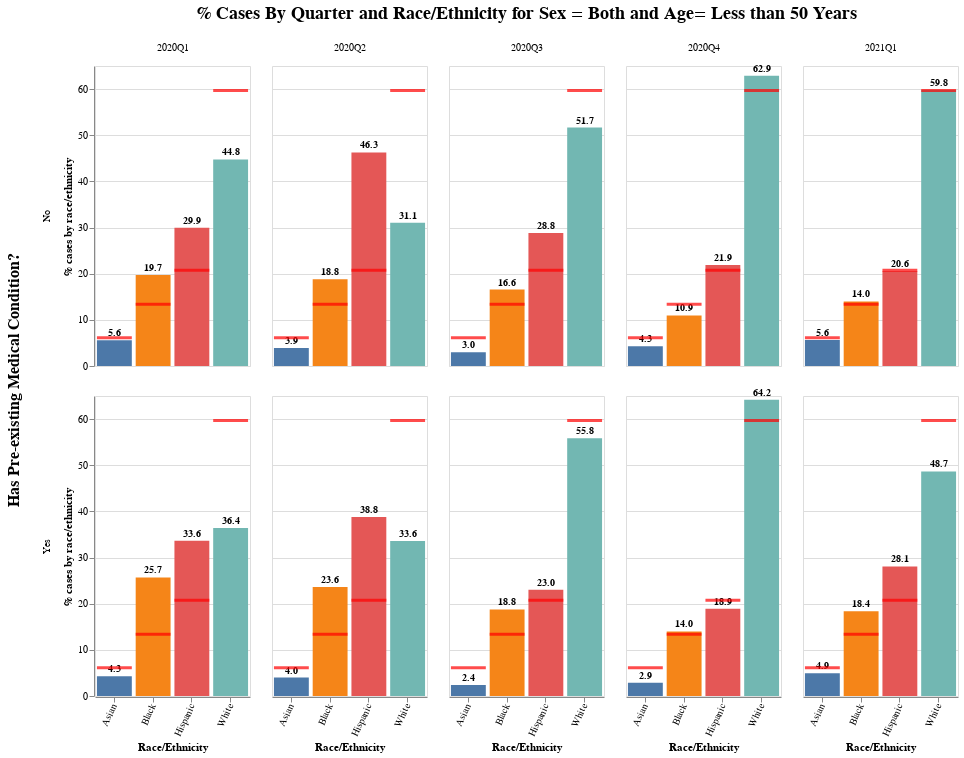

Notebook cell for this chart:
### Code cell
base = alt.Chart(df)
title = '% Cases By Quarter and Race/Ethnicity for Sex = {} and Age= {}'.format(sex, age)

base = base.encode(
    x=alt.X('Race_ethnicity', title='Race/Ethnicity', axis=alt.Axis(labelAngle=-65)),
    y=alt.Y('%cases:Q',title='% cases by race/ethnicity', 
#            scale=alt.Scale(domain=(0, 70))
           )
)

bars = base.mark_bar().encode(
    color=alt.Color('Race_ethnicity', legend=None),
)

text =  base.mark_text(
    dy=-7, size=10, fontStyle='bold'
).encode(
    text=alt.Text('%cases:Q', format=',.1f')
)

tick = base.mark_tick(color='red', thickness=3).encode(x='Race_ethnicity', y='Total_Pop:Q')

plot6 = (bars + text + tick
).properties(
    width=155
).facet(
    column=alt.Column('Quarter', header=alt.Header(titleFontSize=18), title=title),
    row=alt.Row('Medcond', header=alt.Header(titleFontSize=16), title='Has Pre-existing Medical Condition?')
)

plot6

### Figure 1 — Vega-Lite specification as saved in the notebook (floating-point values rounded to 4 significant figures)
{"config": {"view": {"continuousWidth": 400, "continuousHeight": 300}}, "data": {"name": "data-14ac447477e83db2311084b4e94798ec"}, "facet": {"column": {"type": "nominal", "field": "Quarter", "header": {"titleFontSize": 18}, "title": "% Cases By Quarter and Race/Ethnicity for Sex = Both and Age= Less than 50 Years"}, "row": {"type": "nominal", "field": "Medcond", "header": {"titleFontSize": 16}, "title": "Has Pre-existing Medical Condition?"}}, "spec": {"layer": [{"mark": "bar", "encoding": {"color": {"type": "nominal", "field": "Race_ethnicity", "legend": null}, "x": {"type": "nominal", "axis": {"labelAngle": -65}, "field": "Race_ethnicity", "title": "Race/Ethnicity"}, "y": {"type": "quantitative", "field": "%cases", "title": "% cases by race/ethnicity"}}}, {"mark": {"type": "text", "dy": -7, "fontStyle": "bold", "size": 10}, "encoding": {"text": {"type": "quantitative", "field": "%cases", "format": ",.1f"}, "x": {"type": "nominal", "axis": {"labelAngle": -65}, "field": "Race_ethnicity", "title": "Race/Ethnicity"}, "y": {"type": "quantitative", "field": "%cases", "title": "% cases by race/ethnicity"}}}, {"mark": {"type": "tick", "color": "red", "thickness": 3}, "encoding": {"x": {"type": "nominal", "field": "Race_ethnicity"}, "y": {"type": "quantitative", "field": "Total_Pop"}}}], "width": 155}, "$schema": "https://vega.github.io/schema/vega-lite/v4.8.1.json", "datasets": {"data-14ac447477e83db2311084b4e94798ec": [{"Quarter": "2020Q1", "Medcond": "No", "Race_ethnicity": "Asian", "Total_cases": 4134, "Total_deaths": 28, "%cases": 5.594, "%deaths": 5.714, "Total_Pop": 6.143}, {"Quarter": "2020Q1", "Medcond": "No", "Race_ethnicity": "Black", "Total_cases": 14567, "Total_deaths": 167, "%cases": 19.71, "%deaths": 34.08, "Total_Pop": 13.4}, {"Quarter": "2020Q1", "Medcond": "No", "Race_ethnicity": "Hispanic", "Total_cases": 22118, "Total_deaths": 201, "%cases": 29.93, "%deaths": 41.02, "Total_Pop": 20.76}, {"Quarter": "2020Q1", "Medcond": "No", "Race_ethnicity": "White", "Total_cases": 33077, "Total_deaths": 94, "%cases": 44.76, "%deaths": 19.18, "Total_Pop": 59.7}, {"Quarter": "2020Q1", "Medcond": "Yes", "Race_ethnicity": "Asian", "Total_cases": 800, "Total_deaths": 40, "%cases": 4.286, "%deaths": 4.329, "Total_Pop": 6.143}, {"Quarter": "2020Q1", "Medcond": "Yes", "Race_ethnicity": "Black", "Total_cases": 4795, "Total_deaths": 330, "%cases": 25.69, "%deaths": 35.71, "Total_Pop": 13.4}, {"Quarter": "2020Q1", "Medcond": "Yes", "Race_ethnicity": "Hispanic", "Total_cases": 6276, "Total_deaths": 391, "%cases": 33.63, "%deaths": 42.32, "Total_Pop": 20.76}, {"Quarter": "2020Q1", "Medcond": "Yes", "Race_ethnicity": "White", "Total_cases": 6793, "Total_deaths": 163, "%cases": 36.4, "%deaths": 17.64, "Total_Pop": 59.7}, {"Quarter": "2020Q2", "Medcond": "No", "Race_ethnicity": "Asian", "Total_cases": 23835, "Total_deaths": 96, "%cases": 3.907, "%deaths": 5.136, "Total_Pop": 6.143}, {"Quarter": "2020Q2", "Medcond": "No", "Race_ethnicity": "Black", "Total_cases": 114504, "Total_deaths": 534, "%cases": 18.77, "%deaths": 28.57, "Total_Pop": 13.4}, {"Quarter": "2020Q2", "Medcond": "No", "Race_ethnicity": "Hispanic", "Total_cases": 282185, "Total_deaths": 846, "%cases": 46.26, "%deaths": 45.26, "Total_Pop": 20.76}, {"Quarter": "2020Q2", "Medcond": "No", "Race_ethnicity": "White", "Total_cases": 189469, "Total_deaths": 393, "%cases": 31.06, "%deaths": 21.03, "Total_Pop": 59.7}, {"Quarter": "2020Q2", "Medcond": "Yes", "Race_ethnicity": "Asian", "Total_cases": 3539, "Total_deaths": 40, "%cases": 4.006, "%deaths": 3.484, "Total_Pop": 6.143}, {"Quarter": "2020Q2", "Medcond": "Yes", "Race_ethnicity": "Black", "Total_cases": 20869, "Total_deaths": 354, "%cases": 23.62, "%deaths": 30.84, "Total_Pop": 13.4}, {"Quarter": "2020Q2", "Medcond": "Yes", "Race_ethnicity": "Hispanic", "Total_cases": 34276, "Total_deaths": 478, "%cases": 38.8, "%deaths": 41.64, "Total_Pop": 20.76}, {"Quarter": "2020Q2", "Medcond": "Yes", "Race_ethnicity": "White", "Total_cases": 29658, "Total_deaths": 276, "%cases": 33.57, "%deaths": 24.04, "Total_Pop": 59.7}, {"Quarter": "2020Q3", "Medcond": "No", "Race_ethnicity": "Asian", "Total_cases": 33676, "Total_deaths": 49, "%cases": 2.98, "%deaths": 3.059, "Total_Pop": 6.143}, {"Quarter": "2020Q3", "Medcond": "No", "Race_ethnicity": "Black", "Total_cases": 187181, "Total_deaths": 545, "%cases": 16.56, "%deaths": 34.02, "Total_Pop": 13.4}, {"Quarter": "2020Q3", "Medcond": "No", "Race_ethnicity": "Hispanic", "Total_cases": 325415, "Total_deaths": 506, "%cases": 28.8, "%deaths": 31.59, "Total_Pop": 20.76}, {"Quarter": "2020Q3", "Medcond": "No", "Race_ethnicity": "White", "Total_cases": 583781, "Total_deaths": 502, "%cases": 51.66, "%deaths": 31.34, "Total_Pop": 59.7}, {"Quarter": "2020Q3", "Medcond": "Yes", "Race_ethnicity": "Asian", "Total_cases": 2121, "Total_deaths": 10, "%cases": 2.38, "%deaths": 3.155, "Total_Pop": 6.143}, {"Quarter": "2020Q3", "Medcond": "Yes", "Race_ethnicity": "Black", "Total_cases": 16712, "Total_deaths": 108, "%cases": 18.75, "%deaths": 34.07, "Total_Pop": 13.4}, {"Quarter": "2020Q3", "Medcond": "Yes", "Race_ethnicity": "Hispanic", "Total_cases": 20512, "Total_deaths": 100, "%cases": 23.02, "%deaths": 31.55, "Total_Pop": 20.76}, {"Quarter": "2020Q3", "Medcond": "Yes", "Race_ethnicity": "White", "Total_cases": 49771, "Total_deaths": 99, "%cases": 55.85, "%deaths": 31.23, "Total_Pop": 59.7}, {"Quarter": "2020Q4", "Medcond": "No", "Race_ethnicity": "Asian", "Total_cases": 130817, "Total_deaths": 163, "%cases": 4.263, "%deaths": 5.951, "Total_Pop": 6.143}, {"Quarter": "2020Q4", "Medcond": "No", "Race_ethnicity": "Black", "Total_cases": 335831, "Total_deaths": 564, "%cases": 10.94, "%deaths": 20.59, "Total_Pop": 13.4}, {"Quarter": "2020Q4", "Medcond": "No", "Race_ethnicity": "Hispanic", "Total_cases": 672131, "Total_deaths": 699, "%cases": 21.9, "%deaths": 25.52, "Total_Pop": 20.76}, {"Quarter": "2020Q4", "Medcond": "No", "Race_ethnicity": "White", "Total_cases": 1929979, "Total_deaths": 1313, "%cases": 62.89, "%deaths": 47.94, "Total_Pop": 59.7}, {"Quarter": "2020Q4", "Medcond": "Yes", "Race_ethnicity": "Asian", "Total_cases": 4452, "Total_deaths": 30, "%cases": 2.894, "%deaths": 7.299, "Total_Pop": 6.143}, {"Quarter": "2020Q4", "Medcond": "Yes", "Race_ethnicity": "Black", "Total_cases": 21536, "Total_deaths": 100, "%cases": 14.0, "%deaths": 24.33, "Total_Pop": 13.4}, {"Quarter": "2020Q4", "Medcond": "Yes", "Race_ethnicity": "Hispanic", "Total_cases": 29070, "Total_deaths": 94, "%cases": 18.9, "%deaths": 22.87, "Total_Pop": 20.76}, {"Quarter": "2020Q4", "Medcond": "Yes", "Race_ethnicity": "White", "Total_cases": 98787, "Total_deaths": 187, "%cases": 64.21, "%deaths": 45.5, "Total_Pop": 59.7}, {"Quarter": "2021Q1", "Medcond": "No", "Race_ethnicity": "Asian", "Total_cases": 77328, "Total_deaths": 55, "%cases": 5.618, "%deaths": 6.279, "Total_Pop": 6.143}, {"Quarter": "2021Q1", "Medcond": "No", "Race_ethnicity": "Black", "Total_cases": 192403, "Total_deaths": 203, "%cases": 13.98, "%deaths": 23.17, "Total_Pop": 13.4}, {"Quarter": "2021Q1", "Medcond": "No", "Race_ethnicity": "Hispanic", "Total_cases": 283335, "Total_deaths": 176, "%cases": 20.59, "%deaths": 20.09, "Total_Pop": 20.76}, {"Quarter": "2021Q1", "Medcond": "No", "Race_ethnicity": "White", "Total_cases": 823321, "Total_deaths": 442, "%cases": 59.82, "%deaths": 50.46, "Total_Pop": 59.7}, {"Quarter": "2021Q1", "Medcond": "Yes", "Race_ethnicity": "Asian", "Total_cases": 3349, "Total_deaths": 9, "%cases": 4.922, "%deaths": 6.338, "Total_Pop": 6.143}, {"Quarter": "2021Q1", "Medcond": "Yes", "Race_ethnicity": "Black", "Total_cases": 12490, "Total_deaths": 45, "%cases": 18.36, "%deaths": 31.69, "Total_Pop": 13.4}, {"Quarter": "2021Q1", "Medcond": "Yes", "Race_ethnicity": "Hispanic", "Total_cases": 19098, "Total_deaths": 46, "%cases": 28.07, "%deaths": 32.39, "Total_Pop": 20.76}, {"Quarter": "2021Q1", "Medcond": "Yes", "Race_ethnicity": "White", "Total_cases": 33103, "Total_deaths": 42, "%cases": 48.65, "%deaths": 29.58, "Total_Pop": 59.7}]}}
